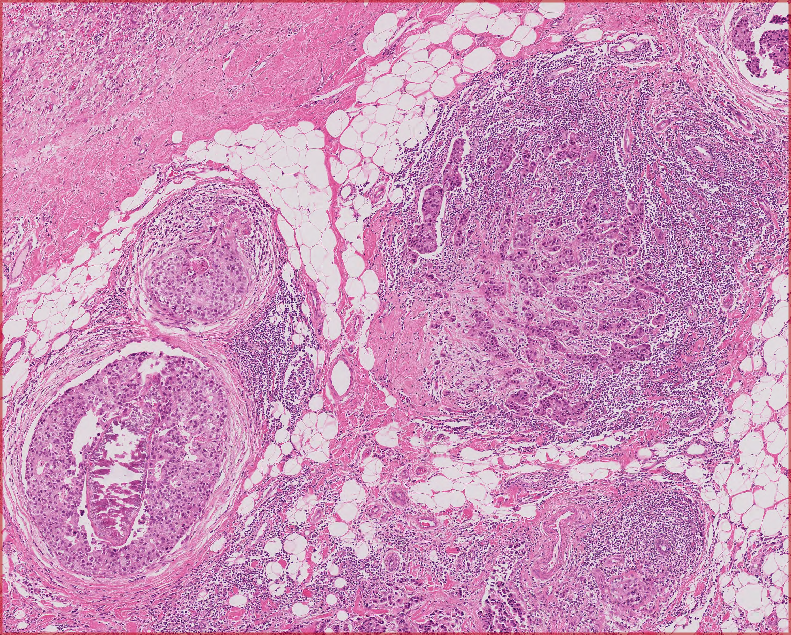
#> input picture manuscript/roi-hne.png, 791 x 635 px
$ python -i segment.py   (imports and definitions only)
#> lines starting #> are read from the running program, lines starting #| are printed output that depends on the picture; after the words box and inside, x2 and y2 are one past the last pixel; in counts of white or black regions, pixels touching at a corner belong together
"""Segment thumbnail of a whole slide image."""

from __future__ import annotations

import cv2 as cv
import numpy as np
import numpy.typing as npt
from skimage.morphology import binary_closing
from skimage.morphology import remove_small_holes
from skimage.morphology import remove_small_objects


def segment_tissue(
    im_arr: npt.NDArray,
    median_filter_size: int = 7,
    binary_threshold: int = 7,
    closing_kernel_size: int = 6,
    min_object_size_px: int = 512,
    min_hole_size_px: int = 1024,
    # red_threshold: int = 0,
) -> npt.NDArray[np.bool_]:
    """Create a binary tissue mask from an image.

    Parameters
    ----------
    im_arr : array-like
        RGB image array (uint8) with shape (rows, cols, 3).
    median_filter_size : int
        The kernel size for median filtering. Must be odd and greater than one.
    binary_threshold : int
        The pixel threshold for image binarization.
    closing_kernel_size : int
        The kernel size for morphological closing (in pixel units).
    min_object_size_px : int
        The minimum area of an object in pixels. If an object is smaller than this area,
        it is removed and is made into background.
    min_hole_size_px : int
        The minimum area of a hole in pixels. If a hole is smaller than this area, it is
        filled and is made into foreground.
    red_threshold : int
        The threshold for the red channel of the image. If the red channel is greater
        than this value, the pixel is considered to be tissue. (Default: 0) (0 <= red_threshold <= 255)
    Returns
    -------
    mask
        Boolean array, where True values indicate presence of tissue.
    """
#> called with median_filter_size = 7, binary_threshold = 7, closing_kernel_size = 6, min_object_size_px = 512, min_hole_size_px = 1024

    im_arr = np.asarray(im_arr)
    assert im_arr.ndim == 3
    assert im_arr.shape[2] == 3

    # Convert to HSV color space.
    im_arr = cv.cvtColor(im_arr, cv.COLOR_RGB2HSV)
#> im_arr: shape (635, 791, 3); mean H, S, V 156.2, 78.6, 204.1

    # [8 lines of commented-out code are left out]

    im_arr = im_arr[:, :, 1]  # Keep saturation channel only.
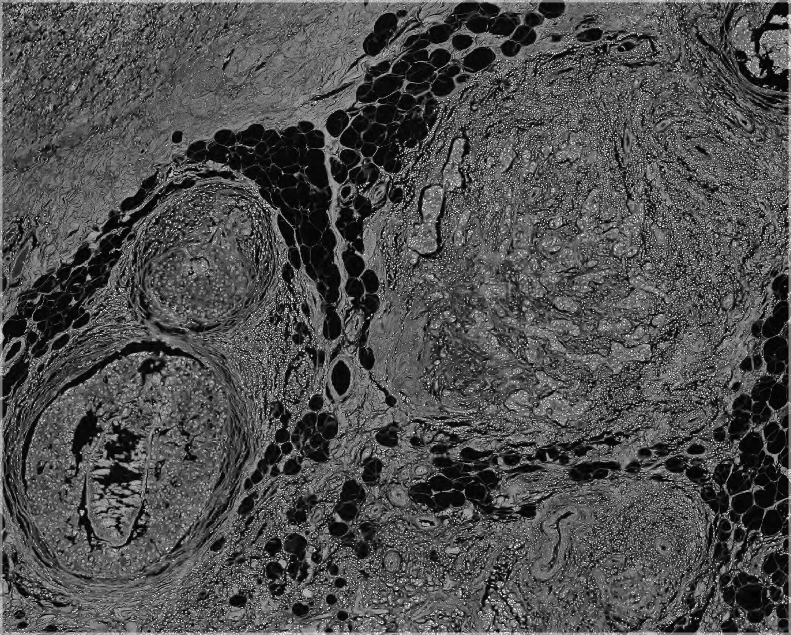
#> im_arr: shape (635, 791); min 0, max 255, mean 78.6

    # Use median blurring to smooth the image.
    if median_filter_size <= 1 or median_filter_size % 2 == 0:
        raise ValueError(
            "median_filter_size must be greater than 1 and odd, but got"
            f" {median_filter_size}"
        )

    # We use opencv here instead of PIL because opencv is _much_ faster. We use skimage
    # further down for artifact removal (hole filling, object removal) because skimage
    # provides easy to use methods for those.
    im_arr = cv.medianBlur(im_arr, median_filter_size)
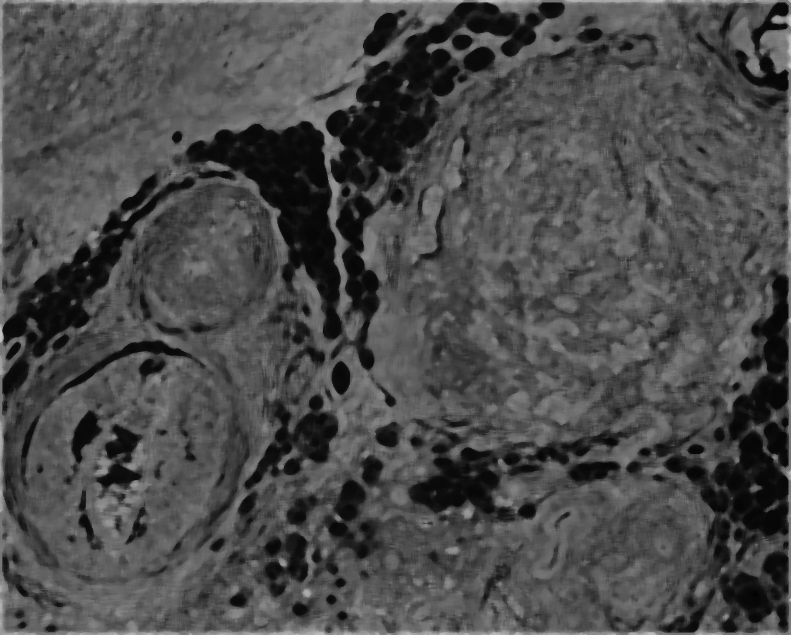
#> im_arr: shape (635, 791); min 2, max 204, mean 75

    # Binarize image.
    _, im_arr = cv.threshold(
        im_arr, thresh=binary_threshold, maxval=255, type=cv.THRESH_BINARY
    )
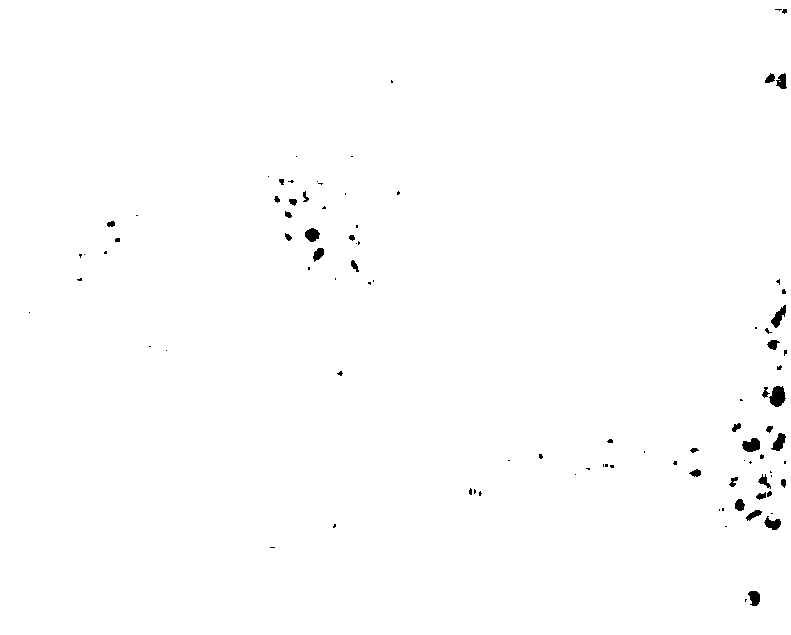
#> im_arr: shape (635, 791); 99.4% white; 94 black regions (62 under 20 px), largest, box (x1, y1, x2, y2) and area: (769, 386, 786, 407) 248, (742, 438, 760, 452) 186, (771, 305, 786, 328) 160
    im_arr_binary: npt.NDArray[np.bool_] = im_arr > 0

    # Closing. This removes small holes. It might not be entirely necessary because
    # we have hole removal below.
    im_arr_binary = binary_closing(
        im_arr_binary, footprint=np.ones((closing_kernel_size, closing_kernel_size))
    )
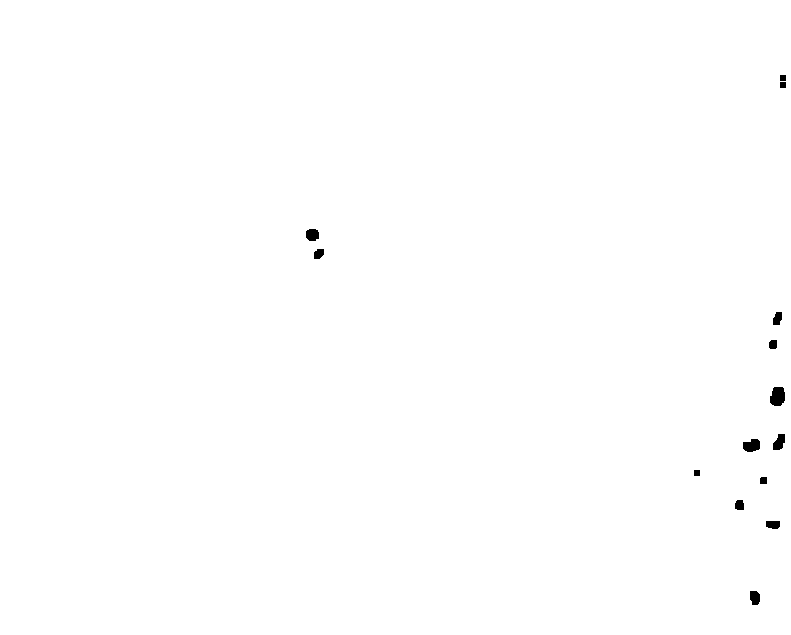
#> im_arr_binary: shape (635, 791) bool; 99.7% white; 14 black regions, largest, box (x1, y1, x2, y2) and area: (770, 387, 785, 406) 237, (743, 439, 760, 452) 175, (773, 434, 785, 450) 140

    # Remove small objects.
    im_arr_binary = remove_small_objects(im_arr_binary, min_size=min_object_size_px)

    # Remove small holes.
    im_arr_binary = remove_small_holes(im_arr_binary, area_threshold=min_hole_size_px)
#> im_arr_binary: shape (635, 791) bool; every value is 1

    return im_arr_binary

>>> import cv2
>>> picture = cv2.cvtColor(cv2.imread('../../manuscript/roi-hne.png'), cv2.COLOR_BGR2RGB)
>>> result = segment_tissue(picture)
